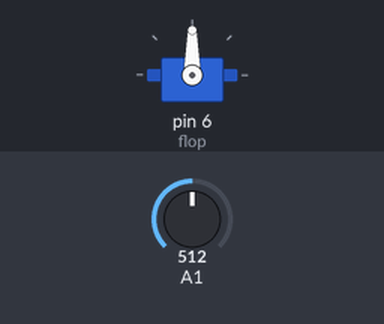
This sketch was run on a simulated Arduino Uno, built with avr-gcc and run on an emulated ATmega328P. Shown: servo. The test bench sets the inputs (shaded band); at power-on: A1 = 512.

Above: at 1.2 s.
1.3 s: A1 set to 716
At 2.1 s:
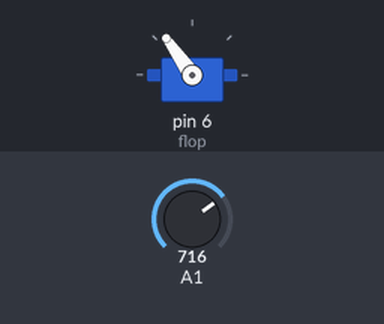
2.8 s: A1 set to 900
At 3.3 s:
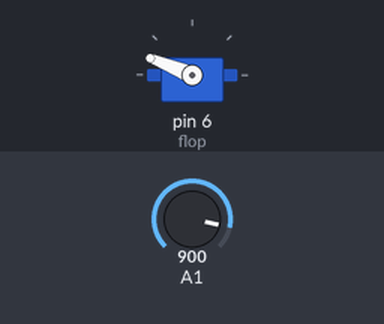
4.3 s: A1 set to 1023
At 5.5 s:
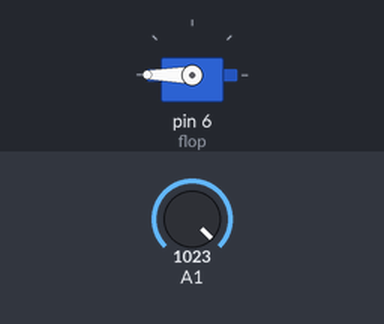
5.8 s: A1 set to 306
At 6.8 s:
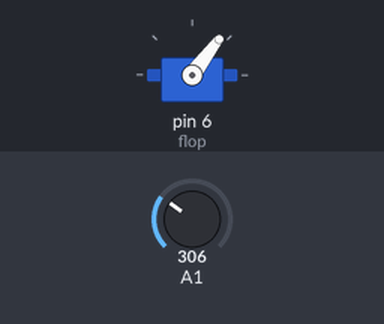
7.3 s: A1 set to 122
At 7.9 s:
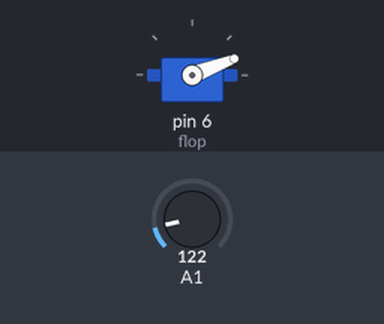
Timing chart, 0 to 9.8 s (numbered marks = the images above; inputs shaded):
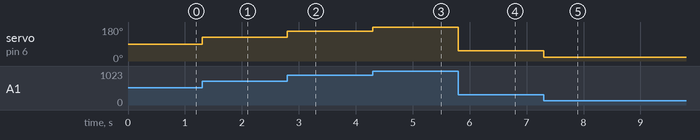

Measured:
- after the input at 1.3 s, servo on pin 6 (flop): 90° → 125° at once
- after the input at 2.8 s, servo on pin 6 (flop): 125° → 158° at once
- after the input at 4.3 s, servo on pin 6 (flop): 158° → 180° at once
- after the input at 5.8 s, servo on pin 6 (flop): 180° → 53° at once
- after the input at 7.3 s, servo on pin 6 (flop): 53° → 21° at once

The sketch:

Joystick_Servo_-_Reveal_Codes.ino
```cpp
#include<Servo.h>

Servo flop;

int valueJoy ;

void setup() {
  flop.attach(6);

}

void loop() {
  valueJoy = analogRead(A1);
  valueJoy = map(valueJoy, 0, 1023, 0, 180);
  flop.write(valueJoy);
}
```
